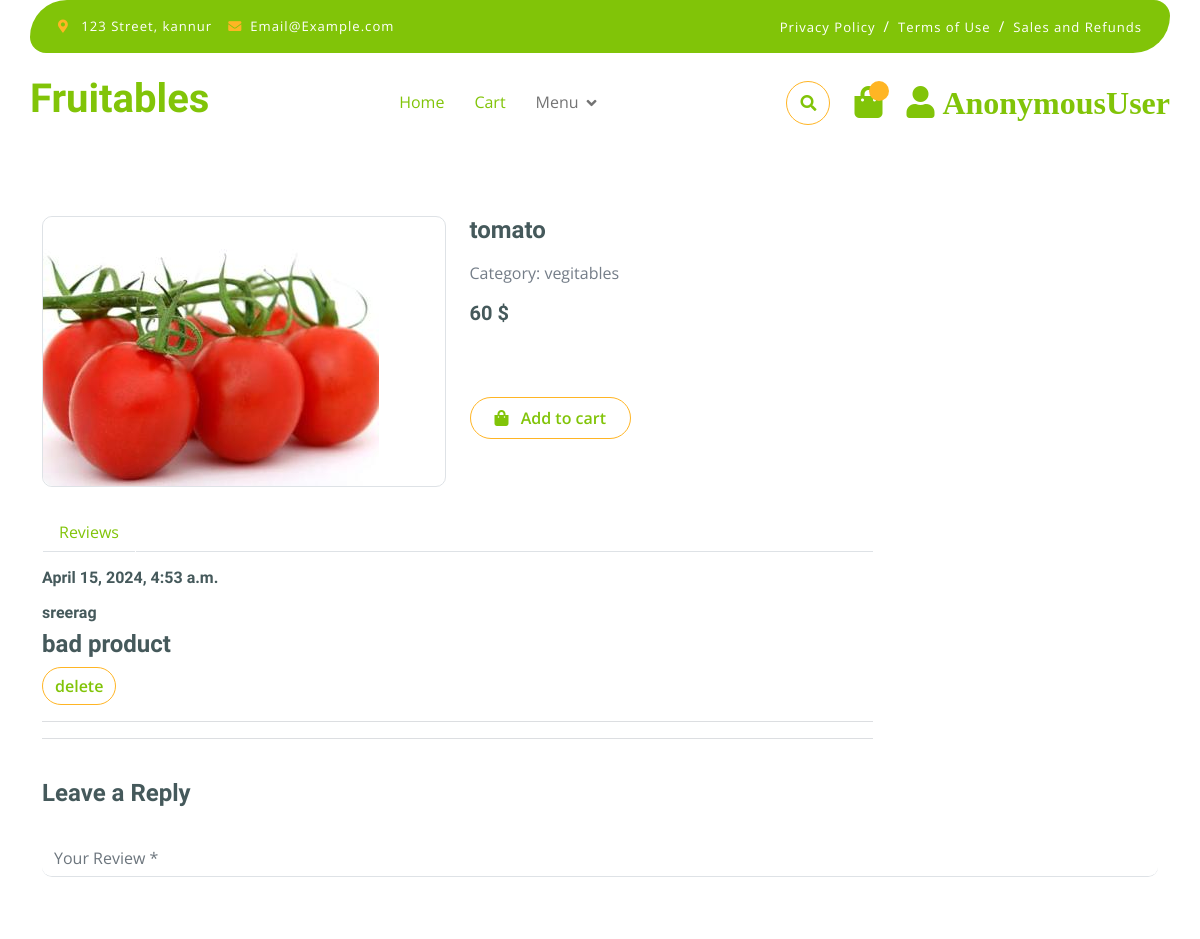
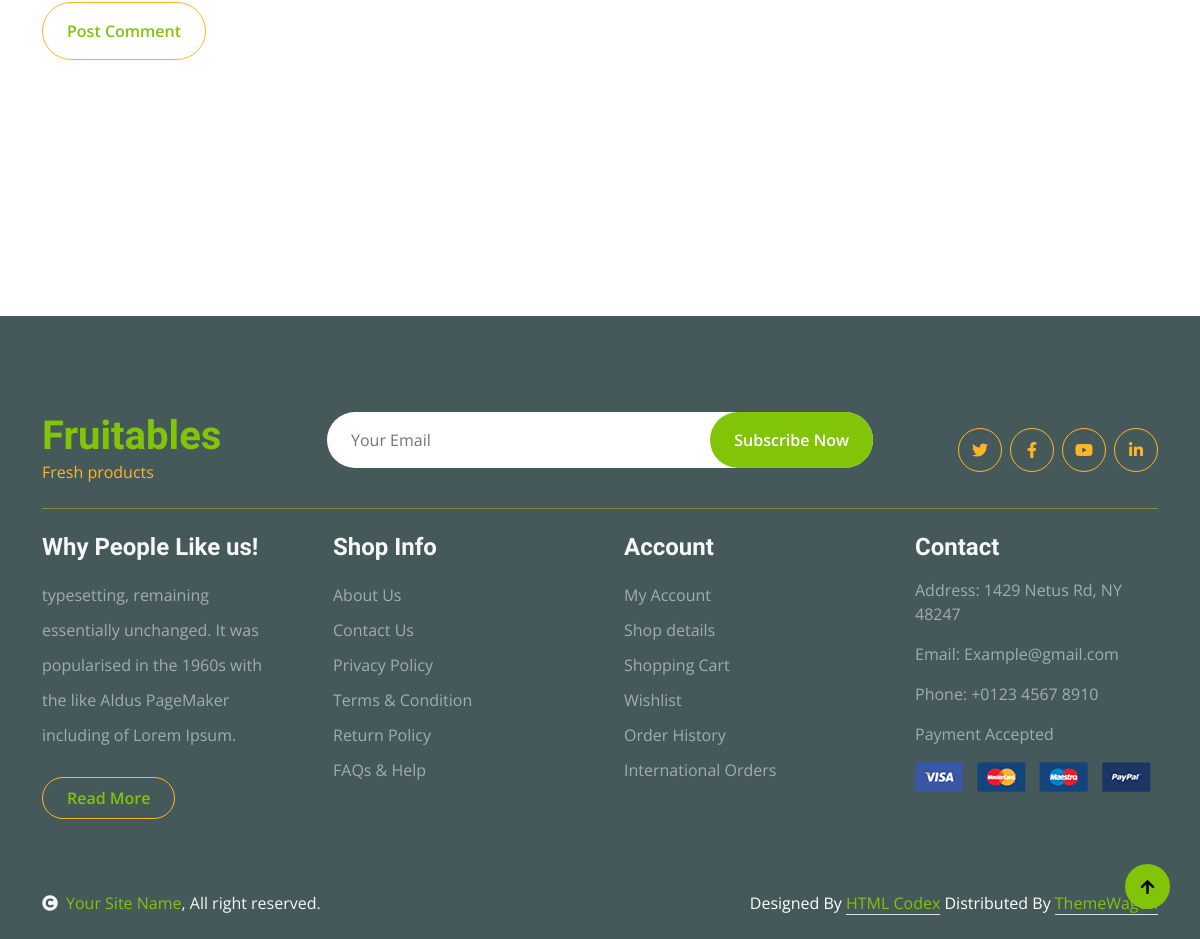
The page /shopdetails/21/ on the database its author committed (2 pictures, top to bottom).
### app/models.py (models this page shows, shortened)
class Product(models.Model):
    name = models.CharField(max_length=50, blank=True, null=True)
    desc = models.TextField(blank=True, null=True)
    price = models.IntegerField(blank=True, null=True)
    image = models.ImageField(
        upload_to='images', default='image not available')
    thumbnails = models.ImageField(upload_to='thumbnail', blank=True)
    categ = models.ForeignKey(
        'category', on_delete=models.CASCADE, blank=True, null=True)
    created = models.DateTimeField(auto_now=True)
    class Meta:
        ordering = ['-created']

class Category(models.Model):
    name = models.CharField(max_length=50)
    def __str__(self):
        return self.name

class Review(models.Model):
    user=models.ForeignKey(User,on_delete=models.CASCADE,blank=True, null=True)
    product_review=models.TextField(blank=True, null=True)
    created = models.DateTimeField(auto_now=True)
    product=models.ForeignKey(Product,on_delete=models.CASCADE,blank=True, null=True)

### app/views.py (the view)
# urls.py: path('shopdetails/<str:pk>/',shopDetails,name='shopdetails'),
@cache_page(60 * 15)
def shopDetails(request, pk):
    product = Product.objects.get(id=pk)
    review = Review.objects.filter(product=pk)
    related_product = Product.objects.filter(categ=product.categ)
    context = {'product': product, 'review': review,
               'related_product': related_product}
    return render(request, 'shop-detail.html', context)

### templates/shop-detail.html (shortened to what this page needs)
{% extends "index.html" %}
{% block shop-details %}
<br>
<br>
<br>
<div class="container-fluid py-5 mt-5">
    <div class="container py-5">
        <div class="row g-4 mb-5">
            <div class="col-lg-8 col-xl-9">
                <div class="row g-4">
                    <div class="col-lg-6">
                        <div class="border rounded">
                            <a href="#">
                                <img src="{{product.image.url}}" class="img-fluid rounded" alt="Image">
                            </a>
                        </div>
                    </div>
                    <div class="col-lg-6">
                        <h4 class="fw-bold mb-3">{{product.name}}</h4>
                        <p class="mb-3">Category: {{product.categ}}</p>
                        <h5 class="fw-bold mb-3">{{product.price}} $</h5>
                        <a href="{% url 'addtocart' product.id %}" class="btn border border-secondary rounded-pill px-4 py-2 mb-4 text-primary"><i class="fa fa-shopping-bag me-2 text-primary"></i> Add to cart</a>
                    </div>
                    <div class="col-lg-12">
                        <nav>
                            <div class="nav nav-tabs mb-3">
                                <button class="nav-link border-white border-bottom-0" type="button" role="tab"
                                    id="nav-mission-tab" data-bs-toggle="tab" data-bs-target="#nav-mission"
                                    aria-controls="nav-mission" aria-selected="false">Reviews</button>
                            </div>
                        </nav>
                        <div class="">
                            {% for i in review  %}
                            <div class="tab-pane" id="nav-mission" role="tabpanel" aria-labelledby="nav-mission-tab">
                                        <p class="mb-2" style="font-size: 14px;"><h6>{{i.created}}</h6></p>
                                        <div class="">
                                            <h6>{{i.user}}</h6>
                                            <h4>{{i.product_review}}</h4>
                                            <button type="submit" class="btn border border-secondary text-primary rounded-pill  "><a href="{% url 'deletereview' i.id %}">delete</a></button>
                                        </div>
                                        <hr>
                                    </div> {% endfor %}
                                    <hr>
                                </div>
                            </div>
                        </div>
                    </div>
                    <form action="{% url 'addreview' product.id %}" method="POST"> {% csrf_token %}
                        <h4 class="mb-2 fw-bold">Leave a Reply</h4>
                        <div class="row g-4">
                            <div class="col-lg-12">
                                <div class="border-bottom rounded my-4">
                                    <input name="review" id="" class="form-control border-0" cols="30" rows="8" placeholder="Your Review *" spellcheck="false">
                                </div>
                            </div>
                            <div class="col-lg-12">
                                <div class="d-flex justify-content-between py-3 mb-5">
                                    <button type="submit" class="btn border border-secondary text-primary rounded-pill px-4 py-3">Post Comment</button>
                                </div>
                            </div>
                        </div></form>
                </div>
            </div>
        </div>
{% endblock shop-details %}

### static/css1/style.css (style rules this page uses)
.btn { font-weight: 600; transition: .5s; }
.btn.border-secondary { transition: 0.5s; }

### rows shown on the page
Product: image (picture), name "tomato", categ "vegitables", price "60"
Review: created "April 15, 2024, 4:53 a.m.", user "sreerag", product_review "bad product"

### other values the page prints
{{ request.user }} "AnonymousUser"
